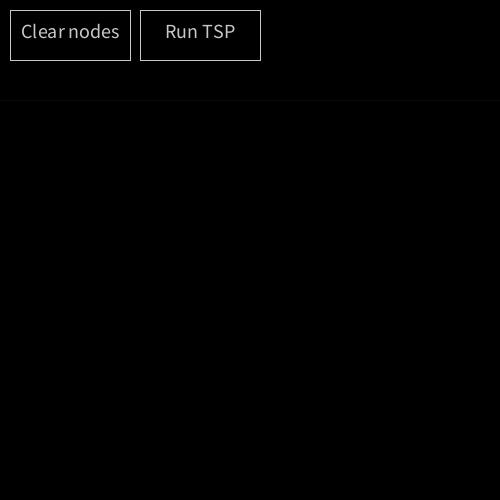
Frame 1 (no input)
Frame 60 (the mouse pressed at the canvas centre just before this capture): identical to frame 1, image omitted
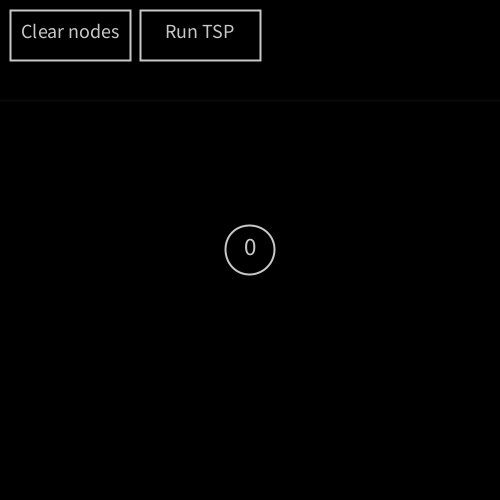
Frame 120 (the mouse held since frame 60 and released just before this capture)

The Processing sketch that drew these frames (run headless with seeded random() and noise(); from frame 60 on, the mouse is pressed at the canvas centre):

// Processing sketch: TSP_Project
// ── TSP_Project.pde


ClearButton clearbutton;
TSPButton tspbutton;
TSP tsp;
void setup() {
  size(500, 500);
  clearbutton = new ClearButton(new PVector(10, 10));
  tspbutton = new TSPButton(new PVector(_clear_button_x_size + 20, 10));
}

void draw() {
  background(0);
  
  stroke(10);
  line(0, _control_reserved_space, width, _control_reserved_space);
  
  if (tsp != null) {
    tsp.step();
    tsp.display();
  }
  
  world.update();
  world.display();
  
  if (!isCheckingHovering)
    thread("checkHovering");
}


// Checks if mouse is hovering button
boolean isCheckingHovering = false;
void checkHovering() {
  isCheckingHovering = true;
  
  for (int i = 0; i < world.buttons.size(); i++) {
    Button x = world.buttons.get(i);
    if (x != null && x.isInside(new PVector(mouseX, mouseY)))
      x.hover();
    else
      x.unhover();
  }
  
  isCheckingHovering = false;
}

void mousePressed() {
  for (Button x : world.buttons) {
    if (x.isInside(new PVector(mouseX, mouseY))) {
      x.click();
      return;
    }
  }
  
  //Nothing clicked, create Node
  new Node(node_cnt++, new PVector(mouseX, mouseY));
}

void mouseReleased() {
  for (Button x : world.buttons) {
    if (x.isClicked) {
      x.unclick();
      return;
    }
  }
}


void keyPressed() {
  if (tsp != null)
    tsp.step();
}

// ── Button.pde
class Button extends Object {
  boolean isClicked = false;
  boolean isHovered = false;
  
  Button(PVector pos) {
    super(pos);
    world.addButton(this);
  }
  
  void destroy() {
    super.destroy();
    
    world.removeButton(this);
  }
  
  void click() {
    isClicked = true;
  }
  void unclick() {
    isClicked = false;
  }
  
  void hover() {
    isHovered = true;
  }
  
  void unhover() {
    isHovered = false;
  }
  
  boolean isInside(PVector pos) {
    return false;
  }
}

// ── Clear_Button.pde
class ClearButton extends Button {
  ClearButton(PVector pos) {
    super(pos);
  }
  
  void display() {
    
    if (isHovered) {
      stroke(200, 50, 50);
      fill(0);
      rect(pos.x, pos.y, _clear_button_x_size, _clear_button_y_size);
      textSize(20);
      fill(200, 100, 100);
      textAlign(CENTER, CENTER);
      text("Clear nodes", pos.x + (_clear_button_x_size / 2), pos.y + (_clear_button_y_size / 2) - 4);
    } else {
      stroke(200);
      fill(0);
      rect(pos.x, pos.y, _clear_button_x_size, _clear_button_y_size);
      textSize(20);
      fill(200);
      textAlign(CENTER, CENTER);
      text("Clear nodes", pos.x + (_clear_button_x_size / 2), pos.y + (_clear_button_y_size / 2) - 4);
    }
  }
  
  void click() {
    while(world.nodes.size() > 0)
      world.nodes.get(0).destroy();
    
    tsp = null;
    node_cnt = 0;
  }
  
  void update() {
    
  }
  
    boolean isInside(PVector pos) {
      return (pos.x >= this.pos.x
      && pos.x <= this.pos.x+_clear_button_x_size
      && pos.y >= this.pos.y
      && pos.y <= this.pos.y+_clear_button_y_size);
    }
}

// ── Node.pde
class Node extends Button {
  
  int id;
  Node(int id, PVector pos) {
    super(pos);
    this.id = id;
    
    world.addNode(this);
  }
  
  void destroy() {
    super.destroy();
    
    world.removeNode(this);
  }
  
  
  void update() {
    if (isClicked)
      pos = new PVector(lerp(pos.x, mouseX, .5), lerp(pos.y, mouseY, .5));
    if (isHovered)
      scale = lerp(scale, _node_max_size / _node_size, .3);
    else if (scale > 1.01)
      scale = lerp(scale, 1, .3);
      
    pos.x = max(_node_max_size / 2, pos.x);
    pos.x = min(width - _node_max_size / 2, pos.x);
    pos.y = max(_control_reserved_space + _node_max_size / 2, pos.y);
    pos.y = min(height - _node_max_size / 2, pos.y);
  }
  
  void display() {
    strokeWeight(2);
    stroke(200);
    fill(0);
    circle(pos.x, pos.y, _node_size * scale);
    textSize(20 * scale);
    fill(200);
    textAlign(CENTER, CENTER);
    text(str(id), pos.x, pos.y - 3 * scale);
  }
  
  boolean isInside(PVector pos) {
    return PVector.dist(this.pos, pos) <= _node_size / 2 * scale;
  }
}

// ── Object.pde
class Object {
  PVector pos;
  float scale;
  
  Object(PVector pos) {
    world.addObj(this);
    this.pos = pos;
    scale = 1;
  }
  
  void destroy() {
    world.removeObj(this);
  }
  
  void display() {
    
  }
  
  void update() {
    
  }
}

// ── Params.pde
int node_cnt = 0;

static float _node_size = 40;
static float _node_max_size = 50;

static float _clear_button_x_size = 120;
static float _clear_button_y_size = 50;

static float _control_reserved_space = 100;

// ── RandomButton.pde
class RandomButton extends Button {
  RandomButton(PVector pos) {
    super(pos);
  }
  
  void display() {
    
    if (isHovered) {
      stroke(200, 50, 50);
      fill(0);
      rect(pos.x, pos.y, _clear_button_x_size, _clear_button_y_size);
      textSize(20);
      fill(200, 100, 100);
      textAlign(CENTER, CENTER);
      text("Spawn nodes", pos.x + (_clear_button_x_size / 2), pos.y + (_clear_button_y_size / 2) - 4);
    } else {
      stroke(200);
      fill(0);
      rect(pos.x, pos.y, _clear_button_x_size, _clear_button_y_size);
      textSize(20);
      fill(200);
      textAlign(CENTER, CENTER);
      text("Spawn nodes", pos.x + (_clear_button_x_size / 2), pos.y + (_clear_button_y_size / 2) - 4);
    }
  }
  
  void click() {
    for (int i = 0; i < 10; i++) {
      
      float x = random(_node_max_size / 2, width - _node_max_size / 2);
      float y = random(_control_reserved_space + _node_max_size / 2, height - _node_max_size / 2);
      
      
      new Node(node_cnt++, new PVector(x, y));
    }
  }
  
  boolean isInside(PVector pos) {
      return (pos.x >= this.pos.x
      && pos.x <= this.pos.x+_clear_button_x_size
      && pos.y >= this.pos.y
      && pos.y <= this.pos.y+_clear_button_y_size);
    }
}

// ── TSP.pde
class TSP {
  int n;
  
  int solution[];
  
  TSP() {
    n = world.nodes.size();
    solution = new int[n];
    
    for (int i = 0; i < n; i++)
      solution[i] = i;
    
    IntList aux = new IntList (solution);
    aux.shuffle();
    solution = aux.array();
  }
  
  boolean done = false;
  void step() {
    
    int best[] = new int[n];
    int bfit = fit(solution);
    
    for (int i = 0; i < n; i++) {
      for (int j = i + 1; j < n; j++) {
        int aux[] = new int[n];
        
        copyto(aux, solution);
        for (int k = 0; k < (j - i + 1) / 2; k++) {
          int tmp = aux[i + k];
          aux[i + k] = aux[j - k];
          aux[j - k] = tmp;
        }
        
        int cfit = fit(aux);
        
        if (cfit < bfit) {
          bfit = cfit;
          copyto(best, aux);
        }
      }
    }
    
    println(best);
    
    if (bfit != fit(solution)) {
      copyto(solution, best);
    } else {
      done = true;
    }
  }
  
  void display() {
    
    if (!done) {
      for (int i = 0; i < n; i++) {
        PVector pos1 = world.nodes.get(solution[i]).pos;
        PVector pos2 = world.nodes.get(solution[(i + 1) % n]).pos;
        
        stroke(200);
        line(pos1.x, pos1.y, pos2.x, pos2.y);
      }
    } else {
      
    }
  }
  
  int fit(int arr[]) {
    int sum = 0;
    for (int i = 1; i < arr.length; i++)
      sum += PVector.dist(world.nodes.get(arr[i - 1]).pos, world.nodes.get(arr[i]).pos);
    sum += PVector.dist(world.nodes.get(arr[n - 1]).pos, world.nodes.get(arr[0]).pos);
    return sum;
  }
  
  void copyto(int to[], int from[]) {
    for (int i = 0; i < to.length; i++)
      to[i] = from[i];
  }
}

// ── TSP_Button.pde
class TSPButton extends Button{
  TSPButton(PVector pos) {
    super(pos);
  }
  
  void destroy() {
    super.destroy();
  }
  
   void display() {
    
    if (isHovered) {
      stroke(200, 50, 50);
      fill(0);
      rect(pos.x, pos.y, _clear_button_x_size, _clear_button_y_size);
      textSize(20);
      fill(200, 100, 100);
      textAlign(CENTER, CENTER);
      text("Run TSP", pos.x + (_clear_button_x_size / 2), pos.y + (_clear_button_y_size / 2) - 4);
    } else {
      stroke(200);
      fill(0);
      rect(pos.x, pos.y, _clear_button_x_size, _clear_button_y_size);
      textSize(20);
      fill(200);
      textAlign(CENTER, CENTER);
      text("Run TSP", pos.x + (_clear_button_x_size / 2), pos.y + (_clear_button_y_size / 2) - 4);
    }
  }
  
  void click() {
    tsp = new TSP();
  }
  
  void update() {
    
  }
  
    boolean isInside(PVector pos) {
      return (pos.x >= this.pos.x
      && pos.x <= this.pos.x+_clear_button_x_size
      && pos.y >= this.pos.y
      && pos.y <= this.pos.y+_clear_button_y_size);
    }
}

// ── World.pde
class World {
  ArrayList<Object> objs;
  ArrayList<Button> buttons;
  ArrayList<Node> nodes;
  
  World() {
    objs = new ArrayList<Object>();
    buttons = new ArrayList<Button>();
    nodes = new ArrayList<Node>();
  }
  
  void addObj(Object obj) {
    objs.add(obj);
  }
  
  void removeObj(Object obj) {
    objs.remove(obj);
  }
  
  void addButton(Button button) {
    buttons.add(button);
  }
  
  void removeButton(Button button) {
    buttons.remove(button);
  }
  
  void addNode(Node node) {
    nodes.add(node);
  }
  
  void removeNode(Node node) {
    nodes.remove(node);
  }
  
  void display() {
    for (Object x : objs)
      x.display();
  }
  
  void update() {
    for (Object x : objs)
      x.update();
  }
}

World world = new World();
